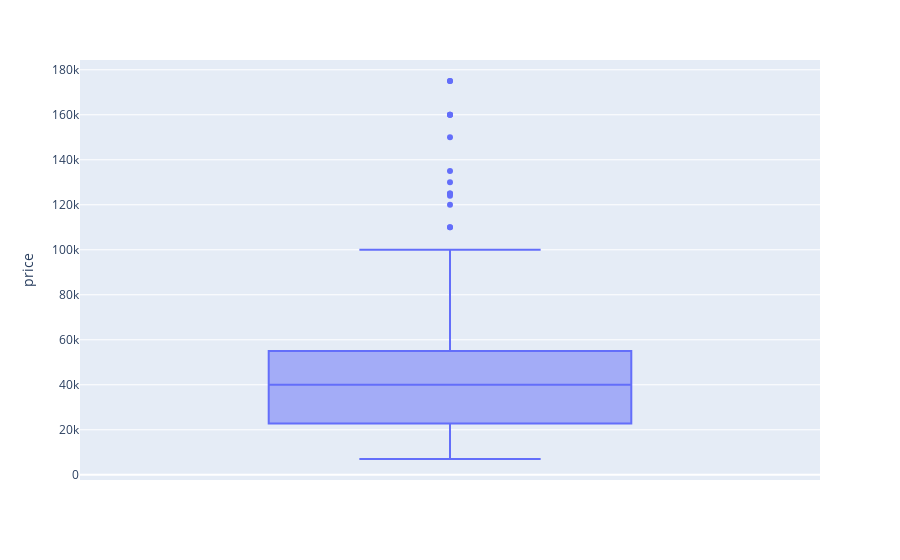

The cell this chart's notebook holds for it:
### Code cell
get_box_plot(processed_df, plot_parameter="price", numBedrooms=2, Status="Unfurnished").show()

### Figure 1 — Plotly figure (JSON) as saved in the notebook; plotly's stock layout.template omitted (floating-point values rounded to 4 significant figures; data arrays with more than 128 entries replaced by an {"elided": "..."} marker saying what was removed)
{"data": [{"alignmentgroup": "True", "hovertemplate": "price=%{y}<extra></extra>", "legendgroup": "", "marker": {"color": "#636efa"}, "name": "", "notched": false, "offsetgroup": "", "orientation": "v", "showlegend": false, "type": "box", "x0": " ", "xaxis": "x", "y": {"elided": "616 int values"}, "y0": " ", "yaxis": "y"}], "layout": {"boxmode": "group", "legend": {"tracegroupgap": 0}, "margin": {"t": 60}, "xaxis": {"anchor": "y", "domain": [0, 1]}, "yaxis": {"anchor": "x", "domain": [0, 1], "title": {"text": "price"}}}}
